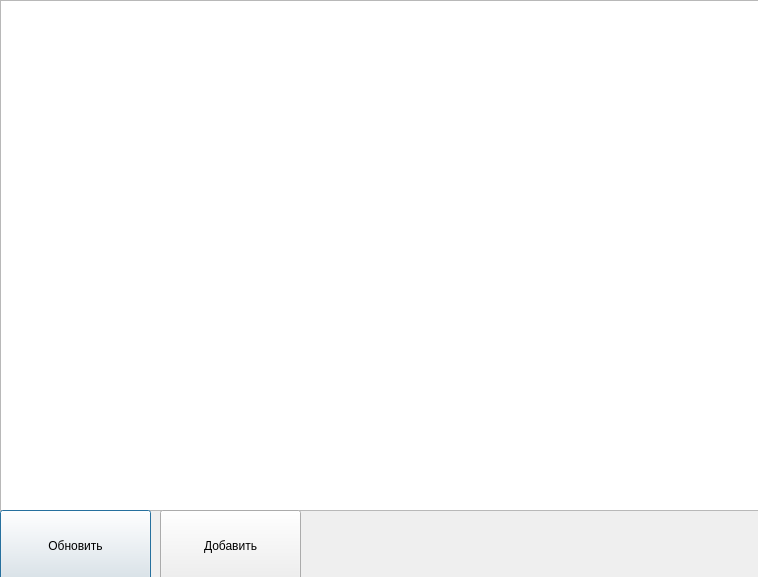
<?xml version="1.0" encoding="UTF-8"?>
<ui version="4.0">
 <class>Dialog</class>
 <widget class="QDialog" name="Dialog">
  <property name="geometry">
   <rect>
    <x>0</x>
    <y>0</y>
    <width>758</width>
    <height>577</height>
   </rect>
  </property>
  <property name="windowTitle">
   <string>Dialog</string>
  </property>
  <widget class="QTableWidget" name="tableWidget">
   <property name="geometry">
    <rect>
     <x>0</x>
     <y>0</y>
     <width>761</width>
     <height>511</height>
    </rect>
   </property>
  </widget>
  <widget class="QPushButton" name="obnov">
   <property name="geometry">
    <rect>
     <x>0</x>
     <y>510</y>
     <width>151</width>
     <height>71</height>
    </rect>
   </property>
   <property name="text">
    <string>Обновить</string>
   </property>
  </widget>
  <widget class="QPushButton" name="add">
   <property name="geometry">
    <rect>
     <x>160</x>
     <y>510</y>
     <width>141</width>
     <height>71</height>
    </rect>
   </property>
   <property name="text">
    <string>Добавить</string>
   </property>
  </widget>
 </widget>
 <resources/>
 <connections/>
</ui>
